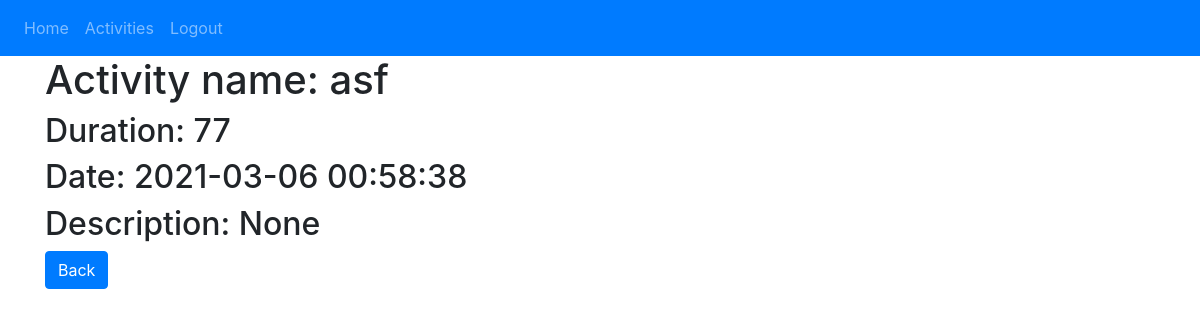
/activity/4 (signed in), run on the app's committed database.
### website/models.py (models this page shows)
class Activity(db.Model):
    id = db.Column(db.Integer, primary_key = True)
    activity_name = db.Column(db.String(150))
    duration = db.Column(db.Float)
    date = db.Column(db.DateTime(timezone=True), default=func.now())
    description = db.Column(db.String(200))
    user_id = db.Column(db.Integer, db.ForeignKey('user.id'))

### website/views.py (the view)
@views.route('/activity/<int:id>')
def detail_activity(id):
    activity_detail = Activity.query.get(id)
    return render_template("activity-detail.html", user=current_user, activity=activity_detail)

### website/__init__.py (called while the page is built)
def create_app():
    app = Flask(__name__)
    app.config['SECRET_KEY'] = SECRET_KEY
    app.config['SQLALCHEMY_DATABASE_URI'] = f'sqlite:///{DB_NAME}'
    db.init_app(app)
    from .views import views
    from .auth import auth
    from . import models
    from .models import User, Activity, Cardio
    app.register_blueprint(views, url_prefix='/')
    app.register_blueprint(auth, url_prefix='/')
    create_database(app)
    login_manager = LoginManager()
    login_manager.login_view = 'auth.login'
    login_manager.init_app(app)
    manager = Manager(app)
    migrate = Migrate(app, db)
    manager.add_command('db', MigrateCommand)
    if __name__ =='__main__':
        manager.run()
    @login_manager.user_loader
    def load_user(id):
        return User.query.get(int(id))
    return app

### website/templates/activity-detail.html (shortened to what this page needs)
{% extends "base.html" %}
{% block content %}
    <h1>Activity name: {{activity.activity_name}}</h1>
    <h2>Duration: {{activity.duration}}</h2>
    <h2>Date: {{activity.date}}</h2>
    <h2>Description: {{activity.description}}</h2>
    <a class="btn btn-primary " href= '/'>Back </a>
{% endblock %}

### data on the page
Activity: activity_name "asf", duration "77", date "2021-03-06 00:58:38", description "None"
